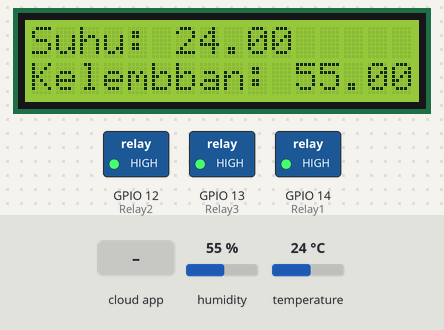
A sketch run on a simulated ESP8266 (NodeMCU). Shown: 16×2 character LCD, switched loads named in the sketch (green lamp = pin HIGH). Inputs (shaded band) come from the test bench; at power-on: humidity 55 %, temperature 24 °C. WiFi joins after 1.5 s; servers stay silent unless stated; network time is answered at once with the bench clock; the local clock reads 2024-03-15 10:24:30 at power-on unless the sketch sets it; the Firebase database answers and starts empty; what the sketch prints to the serial monitor is not drawn.

Above: at 3.8 s.
3.9 s: the phone or cloud app sets kipas to 1
At 6.0 s:
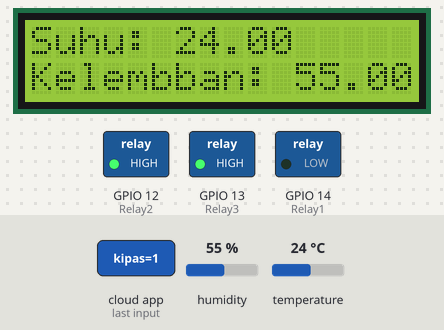
6.3 s: the phone or cloud app sets lampu to 1
At 8.7 s:
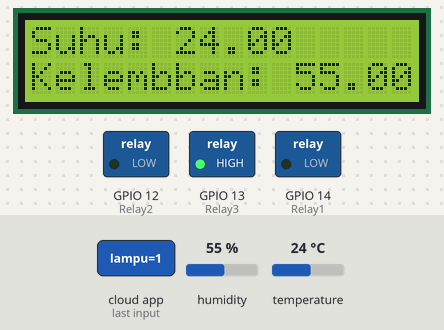
9.5 s: the phone or cloud app sets kipas to 0
At 11.7 s:
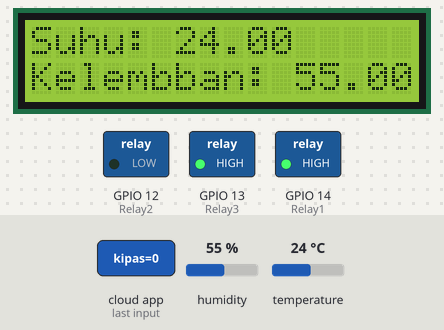
12.8 s: the phone or cloud app sets pompa to 1
At 15.7 s:
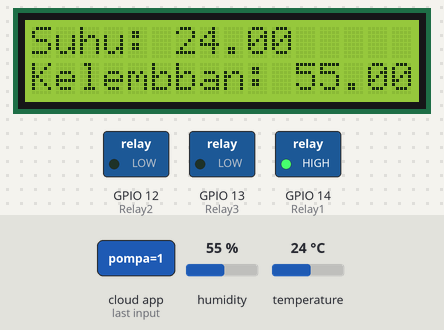
16.0 s: the phone or cloud app sets lampu to 0
At 18.6 s:
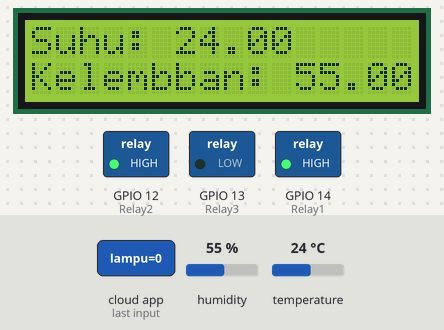
19.2 s: the phone or cloud app sets kipas to 1
At 21.4 s:
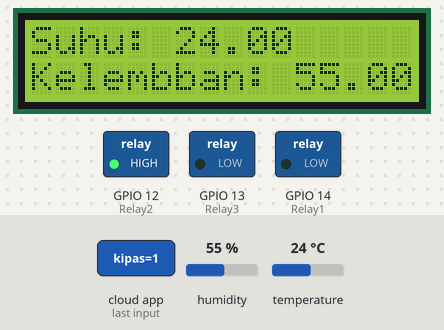
Timing chart, 0 to 22.9 s (numbered marks = the images above; inputs shaded):
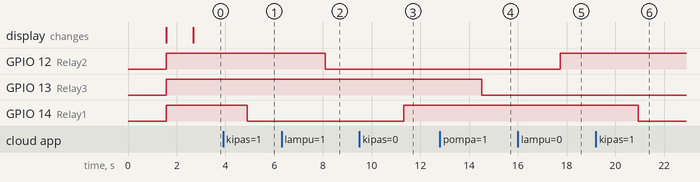

Measured:
- after the input at 3.9 s, GPIO 14 (Relay1): HIGH → LOW after 0.99 s
- after the input at 6.3 s, GPIO 12 (Relay2): HIGH → LOW after 1.8 s
- after the input at 9.5 s, GPIO 14 (Relay1): LOW → HIGH after 1.8 s
- after the input at 12.8 s, GPIO 13 (Relay3): HIGH → LOW after 1.7 s
- after the input at 16.0 s, GPIO 12 (Relay2): LOW → HIGH after 1.7 s
- after the input at 19.2 s, GPIO 14 (Relay1): HIGH → LOW after 1.7 s

The sketch:

Jamurku.ino
```cpp
// Import Library yang digunakan
#include <ESP8266WiFi.h>
#include <FirebaseArduino.h>
#include <DHT.h>
#include <LiquidCrystal_I2C.h>
#include <WiFiUdp.h>
#include <NTPClient.h>

// Konfigurasi WiFi dan Firebase
#define WIFI_SSID "ardiles"
#define WIFI_PASSWORD "manusia27"
#define FIREBASE_HOST "jamurku-26856-default-rtdb.firebaseio.com"
#define FIREBASE_AUTH "81BSKLN9T7FY6p57V4MCrdZT5Jy7ZB6HkeRC113P"

// Konfigurasi Pin
#define DHTPIN 2
#define Relay1 14
#define Relay2 12
#define Relay3 13

// Inisialisasi sensor DHT-22
#define DHTTYPE DHT22
DHT dht(DHTPIN, DHTTYPE);

// Konfigurasi LCD dan NTP Client
LiquidCrystal_I2C lcd(0x27, 16, 2);
WiFiUDP ntpUDP;
NTPClient timeClient(ntpUDP);

// Variabel untuk mengatur delay pengiriman data suhu dan kelembaban
unsigned long lastDataUpdate = 0;
const unsigned long dataInterval = 60000; // Delay 60 detik untuk pengiriman data suhu dan kelembaban

// Variabel untuk mengatur delay pengendalian relay
unsigned long lastRelayUpdate = 0;
const unsigned long relayInterval = 1000; // Delay 1 detik untuk pengendalian relay

// Variabel untuk menyimpan nilai relay sebelumnya
int lastKp = 0;
int lastLa = 0;
int lastPo = 0;

// Variabel untuk mengontrol apakah data relay berubah dalam satu periode
bool relayChanged = false;

void setup() {
  Serial.begin(9600);

  // Menghubungkan ke WiFi.
  WiFi.begin(WIFI_SSID, WIFI_PASSWORD);
  Serial.print("Menghubungkan");
  while (WiFi.status() != WL_CONNECTED) {
    Serial.print(".");
    delay(500);
  }
  Serial.println();
  Serial.print("Terhubung ke WiFi. Alamat IP: ");
  Serial.println(WiFi.localIP());

  // Menginisialisasi sensor DHT
  dht.begin();

  // Menginisialisasi Firebase
  Firebase.begin(FIREBASE_HOST, FIREBASE_AUTH);

  // Menginisialisasi LCD
  lcd.init();
  lcd.backlight();

  // Menginisialisasi pin relay
  pinMode(Relay1, OUTPUT);
  pinMode(Relay2, OUTPUT);
  pinMode(Relay3, OUTPUT);
  digitalWrite(Relay1, HIGH);
  digitalWrite(Relay2, HIGH);
  digitalWrite(Relay3, HIGH);

  // Menginisialisasi NTP Client
  timeClient.begin();
  timeClient.setTimeOffset(28800); // GMT +8

  // Mengirim data ke Firebase untuk pertama kalinya
  sendDataToFirebase();
  lastDataUpdate = millis();
}

void loop() {
  // Membaca nilai sensor
  float h = dht.readHumidity();
  float t = dht.readTemperature();

  // Memeriksa apakah data sensor valid
  if (isnan(h) || isnan(t)) {
    Serial.println(F("Gagal membaca sensor DHT!"));
    ESP.reset();
  }

  // Memeriksa koneksi Firebase
  if (Firebase.failed()) {
    Serial.print("Terjadi Kesalahan: ");
    Serial.println(Firebase.error());
    ESP.reset();
  }

  // Mengendalikan relay berdasarkan nilai dari Firebase
  if (millis() - lastRelayUpdate >= relayInterval) {
    int kp = Firebase.getInt("Kontrol/kipas");
    int la = Firebase.getInt("Kontrol/lampu");
    int po = Firebase.getInt("Kontrol/pompa");
    int ot = Firebase.getInt("Kontrol/otomatis");

  if (ot == 1) {
    // Kondisi untuk kontrol otomatis
    if (t > 29 && h < 70) {
        // Kondisi 1
        digitalWrite(Relay1, LOW); // Kipas menyala
        digitalWrite(Relay2, HIGH); // Lampu mati
        digitalWrite(Relay3, LOW); // Pompa menyala
        Firebase.setInt("Kontrol/kipas", 1);
        Firebase.setInt("Kontrol/lampu", 0);
        Firebase.setInt("Kontrol/pompa", 1);
    } else if ((t < 26 && h > 90) || (t < 26 && h >= 70 && h <= 90) || (h > 90 && t >= 26 && t <= 29)) {
        // Kondisi 2
        digitalWrite(Relay1, HIGH); // Kipas mati
        digitalWrite(Relay2, LOW); // Lampu menyala
        digitalWrite(Relay3, HIGH); // Pompa mati
        Firebase.setInt("Kontrol/kipas", 0);
        Firebase.setInt("Kontrol/lampu", 1);
        Firebase.setInt("Kontrol/pompa", 0);
    } else if (t > 29 && h >= 70 && h <= 90) {
        // Kondisi 3
        digitalWrite(Relay1, LOW); // Kipas menyala
        digitalWrite(Relay2, HIGH); // Lampu mati
        digitalWrite(Relay3, HIGH); // Pompa mati
        Firebase.setInt("Kontrol/kipas", 1);
        Firebase.setInt("Kontrol/lampu", 0);
        Firebase.setInt("Kontrol/pompa", 0);
    } else if (t >= 26 && t <= 29 && h < 70) {
        // Kondisi 4
        digitalWrite(Relay1, HIGH); // Kipas mati
        digitalWrite(Relay2, HIGH); // Lampu mati
        digitalWrite(Relay3, LOW); // Pompa menyala
        Firebase.setInt("Kontrol/kipas", 0);
        Firebase.setInt("Kontrol/lampu", 0);
        Firebase.setInt("Kontrol/pompa", 1);
    } else {
        // Kondisi 5
        digitalWrite(Relay1, HIGH); // Kipas mati
        digitalWrite(Relay2, HIGH); // Lampu mati
        digitalWrite(Relay3, HIGH); // Pompa mati
        Firebase.setInt("Kontrol/kipas", 0);
        Firebase.setInt("Kontrol/lampu", 0);
        Firebase.setInt("Kontrol/pompa", 0);
    }
  } else {
      // Mode manual, relay dikendalikan dari Firebase
      digitalWrite(Relay1, kp == 1 ? LOW : HIGH);
      digitalWrite(Relay2, la == 1 ? LOW : HIGH);
      digitalWrite(Relay3, po == 1 ? LOW : HIGH);
  }


    // Mengecek perubahan nilai relay
    checkRelayChange(kp, la, po);
    lastRelayUpdate = millis();
  }

  // Mengirim data suhu dan kelembaban ke Firebase setiap 60 detik
  if (millis() - lastDataUpdate >= dataInterval) {
    sendDataToFirebase();
    lastDataUpdate = millis();
  }

  delay(100); // Delay 100ms untuk mengurangi beban pemrosesan
}

void checkRelayChange(int kp, int la, int po) {
  if (kp != lastKp || la != lastLa || po != lastPo) {
    relayChanged = true; // Set relayChanged menjadi true jika ada perubahan nilai relay
    lastKp = kp;
    lastLa = la;
    lastPo = po;
  }
}

void sendDataToFirebase() {
  // Mendapatkan waktu saat ini dari server NTP
  timeClient.update();
  String formattedTime = timeClient.getFormattedTime();

  // Membaca nilai sensor
  float h = dht.readHumidity();
  float t = dht.readTemperature();

  // Mengirim data realtime ke Firebase
  Firebase.setFloat("Data_Realtime/suhu", t);
  Firebase.setFloat("Data_Realtime/kelembaban", h);

  // Mengirim data kumulatif ke Firebase
  Firebase.setFloat("Data_Log/" + formattedTime + "/suhu", t);
  Firebase.setFloat("Data_Log/" + formattedTime + "/kelembaban", h);
  Firebase.setInt("Data_Log/" + formattedTime + "/kipas", lastKp);
  Firebase.setInt("Data_Log/" + formattedTime + "/lampu", lastLa);
  Firebase.setInt("Data_Log/" + formattedTime + "/pompa", lastPo);

  // Menampilkan data ke Serial Monitor
  Serial.print(F("Suhu: "));
  Serial.print(t);
  Serial.print(F("°C Kelembaban: "));
  Serial.print(h);
  Serial.println(F("%"));

  // Menampilkan data ke LCD
  lcd.setCursor(0, 0);
  lcd.print("Suhu: ");
  lcd.print(t);

  lcd.setCursor(0, 1);
  lcd.print("Kelembban: ");
  lcd.print(h);
}
```
